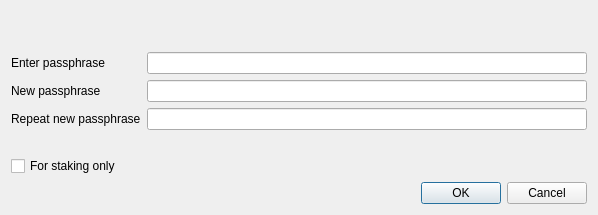
<?xml version="1.0" encoding="UTF-8"?>
<ui version="4.0">
 <class>AskPassphraseDialog</class>
 <widget class="QDialog" name="AskPassphraseDialog">
  <property name="geometry">
   <rect>
    <x>0</x>
    <y>0</y>
    <width>598</width>
    <height>215</height>
   </rect>
  </property>
  <property name="sizePolicy">
   <sizepolicy hsizetype="Preferred" vsizetype="Minimum">
    <horstretch>0</horstretch>
    <verstretch>0</verstretch>
   </sizepolicy>
  </property>
  <property name="minimumSize">
   <size>
    <width>550</width>
    <height>0</height>
   </size>
  </property>
  <property name="windowTitle">
   <string>Passphrase Dialog</string>
  </property>
  <layout class="QVBoxLayout" name="verticalLayout">
   <item>
    <widget class="QLabel" name="warningLabel">
     <property name="textFormat">
      <enum>Qt::RichText</enum>
     </property>
     <property name="wordWrap">
      <bool>true</bool>
     </property>
    </widget>
   </item>
   <item>
    <layout class="QFormLayout" name="formLayout">
     <property name="fieldGrowthPolicy">
      <enum>QFormLayout::AllNonFixedFieldsGrow</enum>
     </property>
     <item row="0" column="0">
      <widget class="QLabel" name="passLabel1">
       <property name="text">
        <string>Enter passphrase</string>
       </property>
      </widget>
     </item>
     <item row="0" column="1">
      <widget class="QLineEdit" name="passEdit1">
       <property name="echoMode">
        <enum>QLineEdit::Password</enum>
       </property>
      </widget>
     </item>
     <item row="1" column="0">
      <widget class="QLabel" name="passLabel2">
       <property name="text">
        <string>New passphrase</string>
       </property>
      </widget>
     </item>
     <item row="1" column="1">
      <widget class="QLineEdit" name="passEdit2">
       <property name="echoMode">
        <enum>QLineEdit::Password</enum>
       </property>
      </widget>
     </item>
     <item row="2" column="0">
      <widget class="QLabel" name="passLabel3">
       <property name="text">
        <string>Repeat new passphrase</string>
       </property>
      </widget>
     </item>
     <item row="2" column="1">
      <widget class="QLineEdit" name="passEdit3">
       <property name="echoMode">
        <enum>QLineEdit::Password</enum>
       </property>
      </widget>
     </item>
     <item row="3" column="1">
      <widget class="QLabel" name="capsLabel">
       <property name="font">
        <font>
         <weight>75</weight>
         <bold>true</bold>
        </font>
       </property>
       <property name="text">
        <string/>
       </property>
       <property name="alignment">
        <set>Qt::AlignCenter</set>
       </property>
      </widget>
     </item>
     <item row="4" column="0">
      <widget class="QCheckBox" name="stakingCheckBox">
       <property name="enabled">
        <bool>true</bool>
       </property>
       <property name="visible">
        <bool>false</bool>
       </property>
       <property name="toolTip">
        <string>Serves to disable the trivial sendmoney when OS account compromised. Provides no real security.</string>
       </property>
       <property name="text">
        <string>For staking only</string>
       </property>
      </widget>
     </item>
    </layout>
   </item>
   <item>
    <widget class="QDialogButtonBox" name="buttonBox">
     <property name="orientation">
      <enum>Qt::Horizontal</enum>
     </property>
     <property name="standardButtons">
      <set>QDialogButtonBox::Cancel|QDialogButtonBox::Ok</set>
     </property>
    </widget>
   </item>
  </layout>
 </widget>
 <resources/>
 <connections>
  <connection>
   <sender>buttonBox</sender>
   <signal>accepted()</signal>
   <receiver>AskPassphraseDialog</receiver>
   <slot>accept()</slot>
   <hints>
    <hint type="sourcelabel">
     <x>248</x>
     <y>254</y>
    </hint>
    <hint type="destinationlabel">
     <x>157</x>
     <y>274</y>
    </hint>
   </hints>
  </connection>
  <connection>
   <sender>buttonBox</sender>
   <signal>rejected()</signal>
   <receiver>AskPassphraseDialog</receiver>
   <slot>reject()</slot>
   <hints>
    <hint type="sourcelabel">
     <x>316</x>
     <y>260</y>
    </hint>
    <hint type="destinationlabel">
     <x>286</x>
     <y>274</y>
    </hint>
   </hints>
  </connection>
 </connections>
</ui>
